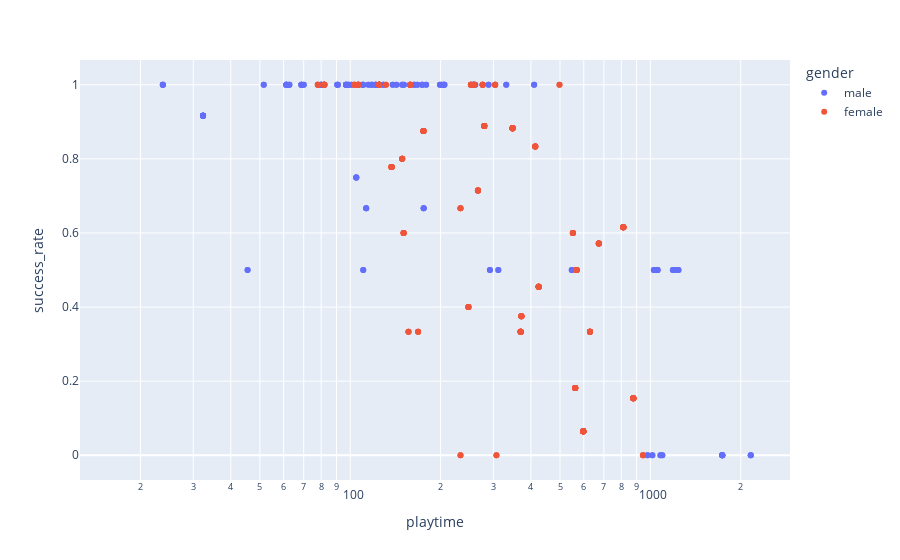

Notebook code cell kept with this figure:
### Code cell
fig = px.scatter(test_articles, x="playtime", y="success_rate", hover_name="target", color="gender", log_x=True, size_max=60)
fig.show()

### Figure 1 — Plotly figure (JSON) as saved in the notebook; plotly's stock layout.template omitted (floating-point values rounded to 4 significant figures; data arrays with more than 128 entries replaced by an {"elided": "..."} marker saying what was removed)
{"data": [{"hovertemplate": "<b>%{hovertext}</b><br><br>gender=male<br>playtime=%{x}<br>success_rate=%{y}<extra></extra>", "hovertext": {"elided": "286 str values"}, "legendgroup": "male", "marker": {"color": "#636efa", "symbol": "circle"}, "mode": "markers", "name": "male", "orientation": "v", "showlegend": true, "type": "scatter", "x": {"elided": "286 float values"}, "xaxis": "x", "y": {"elided": "286 float values"}, "yaxis": "y"}, {"hovertemplate": "<b>%{hovertext}</b><br><br>gender=female<br>playtime=%{x}<br>success_rate=%{y}<extra></extra>", "hovertext": {"elided": "286 str values"}, "legendgroup": "female", "marker": {"color": "#EF553B", "symbol": "circle"}, "mode": "markers", "name": "female", "orientation": "v", "showlegend": true, "type": "scatter", "x": {"elided": "286 float values"}, "xaxis": "x", "y": {"elided": "286 float values"}, "yaxis": "y"}], "layout": {"legend": {"title": {"text": "gender"}, "tracegroupgap": 0}, "margin": {"t": 60}, "xaxis": {"anchor": "y", "domain": [0, 1], "title": {"text": "playtime"}, "type": "log"}, "yaxis": {"anchor": "x", "domain": [0, 1], "title": {"text": "success_rate"}}}}
